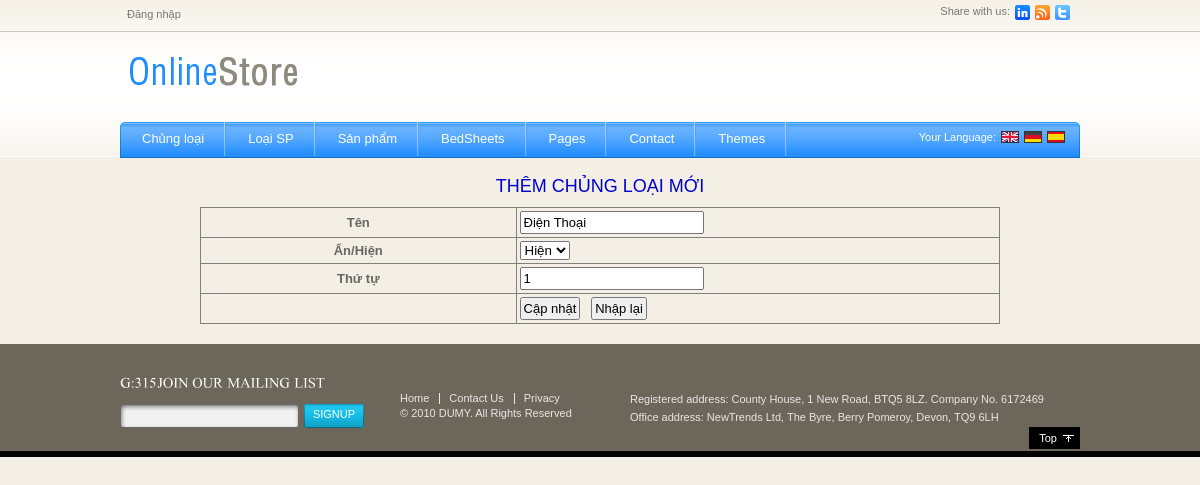
Page /admin.php?mod=chungloai_sua&idCL=1 on the committed database.
### tables this page shows
CREATE TABLE `nncms_chungloai` (
  `idCL` int(255) NOT NULL auto_increment,
  `TenCL` varchar(255) NOT NULL,
  `ThuTu` int(4) NOT NULL,
  `AnHien` tinyint(4) NOT NULL,
  PRIMARY KEY  (`idCL`)
);

### modules/admin/chungloai_sua.php (the view, shortened to what this page needs)
<?php
	$idCL=$_GET['idCL'];
	$sql='select * from `nncms_chungloai` where `idCl`='.$idCL;
	$rs=mysql_query($sql);
	$r=mysql_fetch_assoc($rs);
?>
<form name="form1" method="post" action="">
  <table width="600" border="1" cellpadding="3" class="admin">
    <caption>
      THÊM CHỦNG LOẠI MỚI
    </caption>
    <tr>
      <th width="226" scope="row">Tên</th>
      <td width="350"><label>
        <input type="text" value="<?php echo $r['TenCL']?>" name="TenCL" id="TenCL">
      </label></td>
    </tr>
    <tr>
      <th scope="row">Ẩn/Hiện</th>
      <td><label>
        <select name="AnHien" id="AnHien">
          <option <?php if($r['AnHien']==1) echo 'selected="selected"'?> value="1">Hiện</option>
        </select>
      </label></td>
    </tr>
    <tr>
      <th scope="row">Thứ tự</th>
      <td><label>
        <input type="text" value="<?php echo $r['ThuTu']?>" name="ThuTu" id="ThuTu">
      </label></td>
    </tr>
    <tr>
      <th scope="row">&nbsp;</th>
      <td><label>
        <input type="submit" name="Them" id="Them" value="Cập nhật">
      <input type="reset" name="Reset" id="Reset" value="Nhập lại">
      </label></td>
    </tr>
  </table>
</form>

### css/style_admin.css (style rules this page uses)
* { padding:0px; margin:0px; }
body { background-image:url(../images/bg.gif); background-repeat:repeat-x; background-position:top; background-color:#f3efe4; font-family:Arial, Helvetica, sans-serif; font-size:11px; color:#666666; float:left; width:100%; }
input { font-size:11px; }
table.admin { width:800px; margin:10px auto 10px auto; border-collapse:collapse; font-size:13px; }
table.admin caption { font-size:18px; color:#00C; margin-bottom:10px; }
table.admin th,table.admin td { padding:3px; }
table.admin input { font-size:13px; padding:2px; }

### rows in the picture
nncms_chungloai: TenCL "Điện Thoại", AnHien "Hiện", ThuTu "1"
